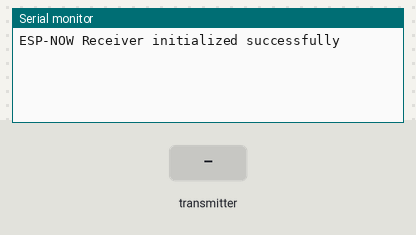
The sketch below on a simulated ESP32. On the bench: the last lines printed to the serial monitor. The test bench sets the inputs (shaded band).

Above: at 1.2 s.
1.3 s: the transmitter starts sending temperature = 0
At 1.66 s:
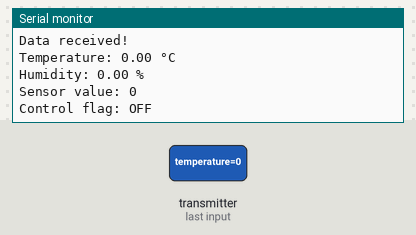
2.8 s: the transmitter starts sending controlFlag = 1
At 3.16 s:
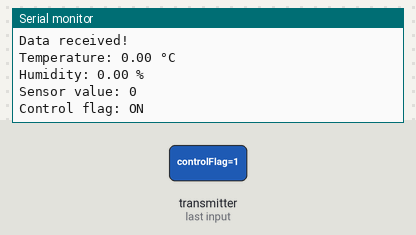
4.8 s: the transmitter starts sending humidity = 25
6.3 s: the transmitter starts sending sensorValue = 1024
7.8 s: the transmitter starts sending temperature = 25
9.3 s: the transmitter starts sending humidity = 50
Timing chart, 0 to 11.8 s (numbered marks = the images above; inputs shaded):
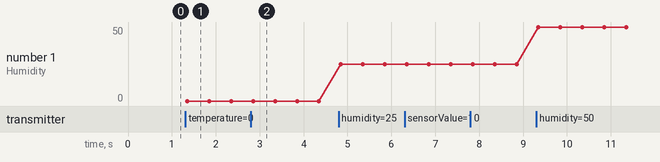

The sketch:

receiver_code.ino
```cpp
#include <esp_now.h>
#include <WiFi.h>

// Define the data structure for the message
typedef struct message_structure {
  float temperature;
  float humidity;
  int sensorValue;
  bool controlFlag;
} message_structure;

// Create a structured variable to store received message
message_structure receivedData;

// Callback function executed when data is received
void OnDataRecv(const uint8_t * mac, const uint8_t *incomingData, int len) {
  if (len == sizeof(message_structure)) {
    memcpy(&receivedData, incomingData, sizeof(receivedData));

    // Print the received data
    Serial.println("Data received!");
    Serial.print("Temperature: ");
    Serial.print(receivedData.temperature);
    Serial.println(" °C");

    Serial.print("Humidity: ");
    Serial.print(receivedData.humidity);
    Serial.println(" %");

    Serial.print("Sensor value: ");
    Serial.println(receivedData.sensorValue);

    Serial.print("Control flag: ");
    Serial.println(receivedData.controlFlag ? "ON" : "OFF");
    Serial.println();
  }
}

void setup() {
  // Initialize Serial Monitor
  Serial.begin(115200);

  // Set device as a Wi-Fi Station
  WiFi.mode(WIFI_STA);

  // Initialize ESP-NOW
  if (esp_now_init() != ESP_OK) {
    Serial.println("Error initializing ESP-NOW");
    return;
  }

  // Register callback function
  esp_now_register_recv_cb(esp_now_recv_cb_t(OnDataRecv));

  Serial.println("ESP-NOW Receiver initialized successfully");
}

void loop() {

}
```

Measured:
- after the input at 1.3 s, the serial monitor: prints a new line after 0.05 s (image 1)
- after the input at 2.8 s, the serial monitor: prints a new line after 0.05 s (image 2)
- plotted number 1: 0 → 25 after the input at 4.8 s, 25 → 50 after the input at 9.3 s
